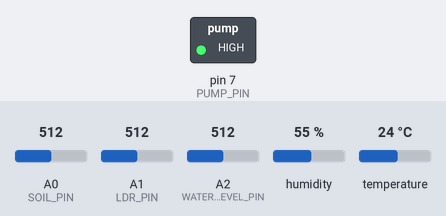
Bench run of a sketch on a simulated Arduino Uno, built with avr-gcc and run on an emulated ATmega328P. On the bench: switched loads named in the sketch (green lamp = pin HIGH). The test bench sets the inputs (shaded band); at power-on: A0 (SOIL_PIN) = 512, temperature 24 °C, A2 (WATER_LEVEL_PIN) = 512, A1 (LDR_PIN) = 512, humidity 55 %. What the sketch prints to the serial monitor is not drawn.

Above: at 2.9 s.
3.0 s: A0 (SOIL_PIN) set to 486
At 4.9 s:
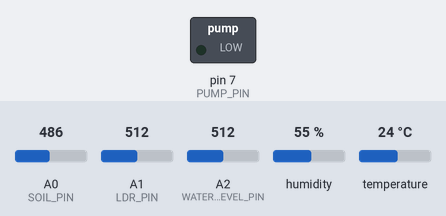
5.9 s: temperature set to 34.7 °C
8.8 s: temperature set to 35.5 °C
14.4 s: A2 (WATER_LEVEL_PIN) set to 209
17.3 s: A2 (WATER_LEVEL_PIN) set to 181
23.0 s: A0 (SOIL_PIN) set to 510
At 24.2 s:
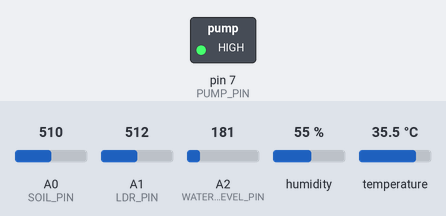
Timing chart, 0 to 26.0 s (numbered marks = the images above; inputs shaded):
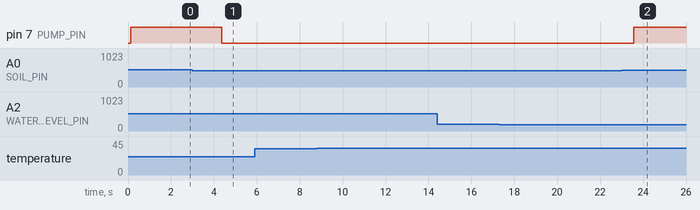

The sketch:

agriulture_monitoring.ino
```cpp
#include <DHT.h>

#define DHTPIN 2
#define DHTTYPE DHT22

#define SOIL_PIN A0
#define LDR_PIN A1
#define WATER_LEVEL_PIN A2

#define PUMP_PIN 7

DHT dht(DHTPIN, DHTTYPE);

// Threshold values
int soilThreshold = 500;
int tempThreshold = 35;
int waterThreshold = 200;

void setup() {
  Serial.begin(9600);

  dht.begin();

  pinMode(PUMP_PIN, OUTPUT);

  Serial.println("🌱 Smart Agriculture Monitoring Started");
}

void loop() {

  // Sensor Readings
  int soilMoisture = analogRead(SOIL_PIN);
  int lightValue = analogRead(LDR_PIN);
  int waterLevel = analogRead(WATER_LEVEL_PIN);

  float temperature = dht.readTemperature();
  float humidity = dht.readHumidity();

  Serial.println("--------------------------------");

  Serial.print("Soil Moisture: ");
  Serial.println(soilMoisture);

  Serial.print("Temperature: ");
  Serial.print(temperature);
  Serial.println(" °C");

  Serial.print("Humidity: ");
  Serial.print(humidity);
  Serial.println(" %");

  Serial.print("Light Intensity: ");
  Serial.println(lightValue);

  Serial.print("Water Level: ");
  Serial.println(waterLevel);

  // Pump Logic
  if (soilMoisture > soilThreshold) {

    digitalWrite(PUMP_PIN, HIGH);

    Serial.println("🚰 Pump Status: ON");
    Serial.println("⚠ ALERT: Soil is Dry");

  } else {

    digitalWrite(PUMP_PIN, LOW);

    Serial.println("🚰 Pump Status: OFF");
  }

  // High Temperature Alert
  if (temperature > tempThreshold) {
    Serial.println("🔥 ALERT: High Temperature");
  }

  // Low Water Alert
  if (waterLevel < waterThreshold) {
    Serial.println("💧 ALERT: Low Water Level");
  }

  delay(2000);
}
```

Measured:
- the behaviour switches between 501 and 500 on A0 (SOIL_PIN) (found by bisection; images 0 and 1)
- after the input at 3.0 s, pin 7 (PUMP_PIN): HIGH → LOW after 1.4 s
- after the input at 5.9 s, every drawn part: stays the same
- after the input at 8.8 s, every drawn part: stays the same
- after the input at 14.4 s, every drawn part: stays the same
- after the input at 17.3 s, every drawn part: stays the same
- after the input at 23.0 s, pin 7 (PUMP_PIN): LOW → HIGH after 0.56 s
